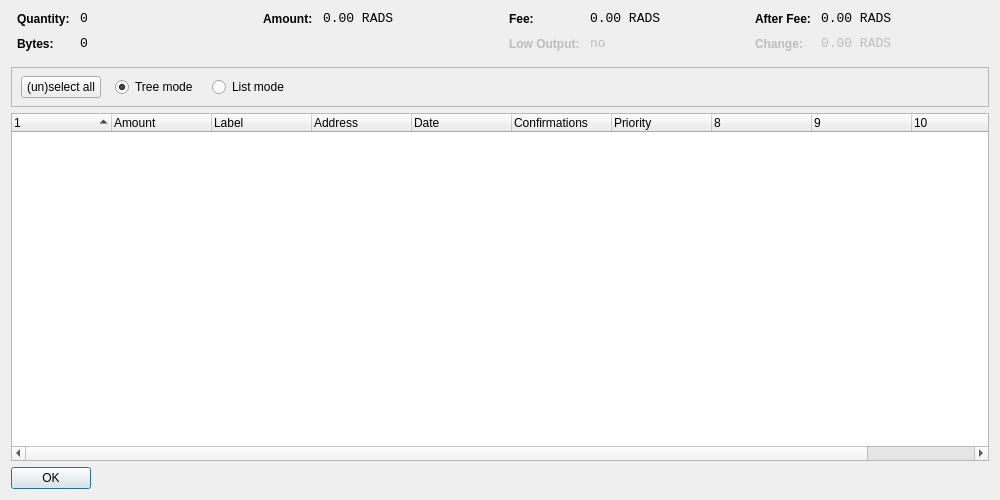
<?xml version="1.0" encoding="UTF-8"?>
<ui version="4.0">
 <class>CoinControlDialog</class>
 <widget class="QDialog" name="CoinControlDialog">
  <property name="geometry">
   <rect>
    <x>0</x>
    <y>0</y>
    <width>1000</width>
    <height>500</height>
   </rect>
  </property>
  <property name="windowTitle">
   <string>Coin Control</string>
  </property>
  <layout class="QVBoxLayout" name="verticalLayout">
   <item>
    <layout class="QHBoxLayout" name="horizontalLayoutTop" stretch="0,0,0,0">
     <property name="topMargin">
      <number>0</number>
     </property>
     <property name="bottomMargin">
      <number>10</number>
     </property>
     <item>
      <layout class="QFormLayout" name="formLayoutCoinControl1">
       <property name="horizontalSpacing">
        <number>10</number>
       </property>
       <property name="verticalSpacing">
        <number>10</number>
       </property>
       <property name="leftMargin">
        <number>6</number>
       </property>
       <property name="rightMargin">
        <number>6</number>
       </property>
       <item row="0" column="0">
        <widget class="QLabel" name="labelCoinControlQuantityText">
         <property name="styleSheet">
          <string notr="true">font-weight:bold;</string>
         </property>
         <property name="text">
          <string>Quantity:</string>
         </property>
        </widget>
       </item>
       <item row="0" column="1">
        <widget class="QLabel" name="labelCoinControlQuantity">
         <property name="font">
          <font>
           <family>Monospace</family>
           <pointsize>10</pointsize>
          </font>
         </property>
         <property name="cursor">
          <cursorShape>IBeamCursor</cursorShape>
         </property>
         <property name="contextMenuPolicy">
          <enum>Qt::ActionsContextMenu</enum>
         </property>
         <property name="text">
          <string notr="true">0</string>
         </property>
         <property name="textInteractionFlags">
          <set>Qt::LinksAccessibleByMouse|Qt::TextSelectableByKeyboard|Qt::TextSelectableByMouse</set>
         </property>
        </widget>
       </item>
       <item row="1" column="0">
        <widget class="QLabel" name="labelCoinControlBytesText">
         <property name="styleSheet">
          <string notr="true">font-weight:bold;</string>
         </property>
         <property name="text">
          <string>Bytes:</string>
         </property>
        </widget>
       </item>
       <item row="1" column="1">
        <widget class="QLabel" name="labelCoinControlBytes">
         <property name="font">
          <font>
           <family>Monospace</family>
           <pointsize>10</pointsize>
          </font>
         </property>
         <property name="cursor">
          <cursorShape>IBeamCursor</cursorShape>
         </property>
         <property name="contextMenuPolicy">
          <enum>Qt::ActionsContextMenu</enum>
         </property>
         <property name="text">
          <string notr="true">0</string>
         </property>
         <property name="textInteractionFlags">
          <set>Qt::LinksAccessibleByMouse|Qt::TextSelectableByKeyboard|Qt::TextSelectableByMouse</set>
         </property>
        </widget>
       </item>
      </layout>
     </item>
     <item>
      <layout class="QFormLayout" name="formLayoutCoinControl2">
       <property name="horizontalSpacing">
        <number>10</number>
       </property>
       <property name="verticalSpacing">
        <number>10</number>
       </property>
       <property name="leftMargin">
        <number>6</number>
       </property>
       <property name="rightMargin">
        <number>6</number>
       </property>
       <item row="0" column="0">
        <widget class="QLabel" name="labelCoinControlAmountText">
         <property name="styleSheet">
          <string notr="true">font-weight:bold;</string>
         </property>
         <property name="text">
          <string>Amount:</string>
         </property>
        </widget>
       </item>
       <item row="0" column="1">
        <widget class="QLabel" name="labelCoinControlAmount">
         <property name="font">
          <font>
           <family>Monospace</family>
           <pointsize>10</pointsize>
          </font>
         </property>
         <property name="cursor">
          <cursorShape>IBeamCursor</cursorShape>
         </property>
         <property name="contextMenuPolicy">
          <enum>Qt::ActionsContextMenu</enum>
         </property>
         <property name="text">
          <string notr="true">0.00 RADS</string>
         </property>
         <property name="textInteractionFlags">
          <set>Qt::LinksAccessibleByMouse|Qt::TextSelectableByKeyboard|Qt::TextSelectableByMouse</set>
         </property>
        </widget>
       </item>
      </layout>
     </item>
     <item>
      <layout class="QFormLayout" name="formLayoutCoinControl3">
       <property name="horizontalSpacing">
        <number>10</number>
       </property>
       <property name="verticalSpacing">
        <number>10</number>
       </property>
       <property name="leftMargin">
        <number>6</number>
       </property>
       <property name="rightMargin">
        <number>6</number>
       </property>
       <item row="0" column="0">
        <widget class="QLabel" name="labelCoinControlFeeText">
         <property name="styleSheet">
          <string notr="true">font-weight:bold;</string>
         </property>
         <property name="text">
          <string>Fee:</string>
         </property>
        </widget>
       </item>
       <item row="0" column="1">
        <widget class="QLabel" name="labelCoinControlFee">
         <property name="font">
          <font>
           <family>Monospace</family>
           <pointsize>10</pointsize>
          </font>
         </property>
         <property name="cursor">
          <cursorShape>IBeamCursor</cursorShape>
         </property>
         <property name="contextMenuPolicy">
          <enum>Qt::ActionsContextMenu</enum>
         </property>
         <property name="text">
          <string notr="true">0.00 RADS</string>
         </property>
         <property name="textInteractionFlags">
          <set>Qt::LinksAccessibleByMouse|Qt::TextSelectableByKeyboard|Qt::TextSelectableByMouse</set>
         </property>
        </widget>
       </item>
       <item row="1" column="0">
        <widget class="QLabel" name="labelCoinControlLowOutputText">
         <property name="enabled">
          <bool>false</bool>
         </property>
         <property name="styleSheet">
          <string notr="true">font-weight:bold;</string>
         </property>
         <property name="text">
          <string>Low Output:</string>
         </property>
        </widget>
       </item>
       <item row="1" column="1">
        <widget class="QLabel" name="labelCoinControlLowOutput">
         <property name="enabled">
          <bool>false</bool>
         </property>
         <property name="font">
          <font>
           <family>Monospace</family>
           <pointsize>10</pointsize>
          </font>
         </property>
         <property name="cursor">
          <cursorShape>IBeamCursor</cursorShape>
         </property>
         <property name="contextMenuPolicy">
          <enum>Qt::ActionsContextMenu</enum>
         </property>
         <property name="text">
          <string notr="true">no</string>
         </property>
         <property name="textInteractionFlags">
          <set>Qt::LinksAccessibleByMouse|Qt::TextSelectableByKeyboard|Qt::TextSelectableByMouse</set>
         </property>
        </widget>
       </item>
      </layout>
     </item>
     <item>
      <layout class="QFormLayout" name="formLayoutCoinControl4">
       <property name="horizontalSpacing">
        <number>10</number>
       </property>
       <property name="verticalSpacing">
        <number>10</number>
       </property>
       <property name="leftMargin">
        <number>6</number>
       </property>
       <property name="rightMargin">
        <number>6</number>
       </property>
       <item row="0" column="0">
        <widget class="QLabel" name="labelCoinControlAfterFeeText">
         <property name="styleSheet">
          <string notr="true">font-weight:bold;</string>
         </property>
         <property name="text">
          <string>After Fee:</string>
         </property>
        </widget>
       </item>
       <item row="0" column="1">
        <widget class="QLabel" name="labelCoinControlAfterFee">
         <property name="font">
          <font>
           <family>Monospace</family>
           <pointsize>10</pointsize>
          </font>
         </property>
         <property name="cursor">
          <cursorShape>IBeamCursor</cursorShape>
         </property>
         <property name="contextMenuPolicy">
          <enum>Qt::ActionsContextMenu</enum>
         </property>
         <property name="text">
          <string notr="true">0.00 RADS</string>
         </property>
         <property name="textInteractionFlags">
          <set>Qt::LinksAccessibleByMouse|Qt::TextSelectableByKeyboard|Qt::TextSelectableByMouse</set>
         </property>
        </widget>
       </item>
       <item row="1" column="0">
        <widget class="QLabel" name="labelCoinControlChangeText">
         <property name="enabled">
          <bool>false</bool>
         </property>
         <property name="styleSheet">
          <string notr="true">font-weight:bold;</string>
         </property>
         <property name="text">
          <string>Change:</string>
         </property>
        </widget>
       </item>
       <item row="1" column="1">
        <widget class="QLabel" name="labelCoinControlChange">
         <property name="enabled">
          <bool>false</bool>
         </property>
         <property name="font">
          <font>
           <family>Monospace</family>
           <pointsize>10</pointsize>
          </font>
         </property>
         <property name="cursor">
          <cursorShape>IBeamCursor</cursorShape>
         </property>
         <property name="contextMenuPolicy">
          <enum>Qt::ActionsContextMenu</enum>
         </property>
         <property name="text">
          <string notr="true">0.00 RADS</string>
         </property>
         <property name="textInteractionFlags">
          <set>Qt::LinksAccessibleByMouse|Qt::TextSelectableByKeyboard|Qt::TextSelectableByMouse</set>
         </property>
        </widget>
       </item>
      </layout>
     </item>
    </layout>
   </item>
   <item>
    <widget class="QFrame" name="frame">
     <property name="minimumSize">
      <size>
       <width>0</width>
       <height>40</height>
      </size>
     </property>
     <property name="frameShape">
      <enum>QFrame::StyledPanel</enum>
     </property>
     <property name="frameShadow">
      <enum>QFrame::Sunken</enum>
     </property>
     <widget class="QWidget" name="horizontalLayoutWidget">
      <property name="geometry">
       <rect>
        <x>10</x>
        <y>0</y>
        <width>781</width>
        <height>41</height>
       </rect>
      </property>
      <layout class="QHBoxLayout" name="horizontalLayoutPanel" stretch="0,0,0,0,0">
       <property name="spacing">
        <number>14</number>
       </property>
       <item>
        <widget class="QPushButton" name="pushButtonSelectAll">
         <property name="sizePolicy">
          <sizepolicy hsizetype="Maximum" vsizetype="Fixed">
           <horstretch>0</horstretch>
           <verstretch>0</verstretch>
          </sizepolicy>
         </property>
         <property name="text">
          <string>(un)select all</string>
         </property>
        </widget>
       </item>
       <item>
        <widget class="QRadioButton" name="radioTreeMode">
         <property name="sizePolicy">
          <sizepolicy hsizetype="Maximum" vsizetype="Fixed">
           <horstretch>0</horstretch>
           <verstretch>0</verstretch>
          </sizepolicy>
         </property>
         <property name="text">
          <string>Tree mode</string>
         </property>
         <property name="checked">
          <bool>true</bool>
         </property>
        </widget>
       </item>
       <item>
        <widget class="QRadioButton" name="radioListMode">
         <property name="sizePolicy">
          <sizepolicy hsizetype="Maximum" vsizetype="Fixed">
           <horstretch>0</horstretch>
           <verstretch>0</verstretch>
          </sizepolicy>
         </property>
         <property name="text">
          <string>List mode</string>
         </property>
        </widget>
       </item>
       <item>
        <spacer name="horizontalSpacer">
         <property name="orientation">
          <enum>Qt::Horizontal</enum>
         </property>
         <property name="sizeHint" stdset="0">
          <size>
           <width>40</width>
           <height>20</height>
          </size>
         </property>
        </spacer>
       </item>
      </layout>
     </widget>
    </widget>
   </item>
   <item>
    <widget class="CoinControlTreeWidget" name="treeWidget">
     <property name="contextMenuPolicy">
      <enum>Qt::CustomContextMenu</enum>
     </property>
     <property name="sortingEnabled">
      <bool>false</bool>
     </property>
     <property name="columnCount">
      <number>11</number>
     </property>
     <attribute name="headerShowSortIndicator" stdset="0">
      <bool>true</bool>
     </attribute>
     <attribute name="headerStretchLastSection">
      <bool>false</bool>
     </attribute>
     <column>
      <property name="text">
       <string/>
      </property>
     </column>
     <column>
      <property name="text">
       <string>Amount</string>
      </property>
     </column>
     <column>
      <property name="text">
       <string>Label</string>
      </property>
     </column>
     <column>
      <property name="text">
       <string>Address</string>
      </property>
     </column>
     <column>
      <property name="text">
       <string>Date</string>
      </property>
     </column>
     <column>
      <property name="text">
       <string>Confirmations</string>
      </property>
      <property name="toolTip">
       <string>Confirmed</string>
      </property>
     </column>
     <column>
      <property name="text">
       <string>Priority</string>
      </property>
     </column>
     <column>
      <property name="text">
       <string/>
      </property>
     </column>
     <column>
      <property name="text">
       <string/>
      </property>
     </column>
     <column>
      <property name="text">
       <string/>
      </property>
     </column>
     <column>
      <property name="text">
       <string/>
      </property>
     </column>
    </widget>
   </item>
   <item>
    <widget class="QDialogButtonBox" name="buttonBox">
     <property name="sizePolicy">
      <sizepolicy hsizetype="Maximum" vsizetype="Fixed">
       <horstretch>0</horstretch>
       <verstretch>0</verstretch>
      </sizepolicy>
     </property>
     <property name="orientation">
      <enum>Qt::Horizontal</enum>
     </property>
     <property name="standardButtons">
      <set>QDialogButtonBox::Ok</set>
     </property>
    </widget>
   </item>
  </layout>
 </widget>
 <customwidgets>
  <customwidget>
   <class>CoinControlTreeWidget</class>
   <extends>QTreeWidget</extends>
   <header>coincontroltreewidget.h</header>
  </customwidget>
 </customwidgets>
 <resources/>
 <connections/>
</ui>
